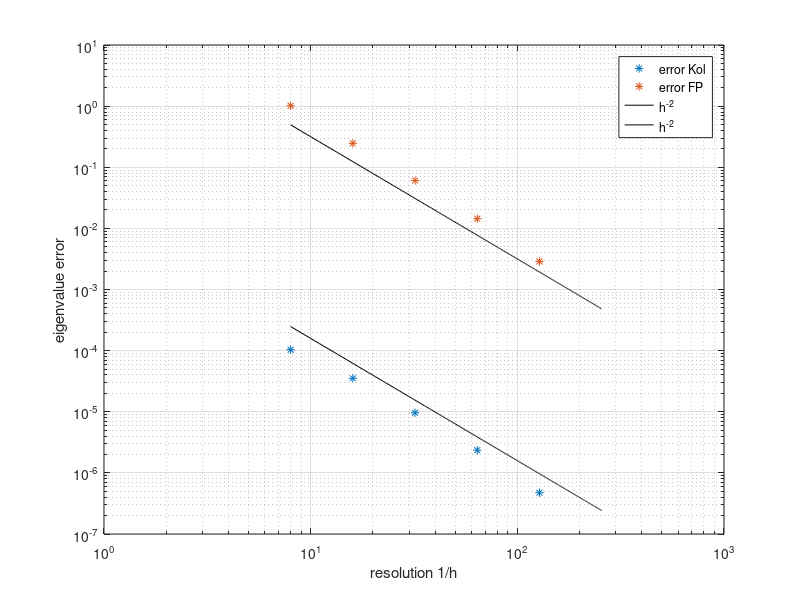

This figure's MATLAB source:
%% plot convergence study of fisrt eigenvalue of Kol operator and compare it with FP
clc;
close all;
clear;
%% for Kol operator with quadratic potential
res = [8 16 32 64 128 256];
% for P1
eigKol = [-0.5025807753019748 -0.5025124668146099 -0.5024868248664364 -0.5024795616039632 -0.5024776839320485 -0.5024772104881058];

%% for FP operator 8same potential)
% for P1
eigFP = [-1.540290361979151 -0.7731296590611344 -0.5872411113824971 -0.5410867267235467 -0.5295644369174396 -0.5266848249256644];

%% plotting
errKol = abs(eigKol - (eigKol(end))*ones(1,length(eigKol)));
loglog(res, errKol, '*');
hold on;
errFP = abs(eigFP - (eigFP(end))*ones(1,length(eigFP)));
loglog(res, errFP, '*');
hold on;
xx = res(1):0.5:res(end);
yy = xx.^(-2)*10^(1.5);
loglog (xx,yy,'k-');
yy = xx.^(-2)*10^(-1.8);
loglog (xx,yy,'k-');
grid on;
xlabel 'resolution 1/h';
ylabel 'eigenvalue error';
legend('error Kol', 'error FP', 'h^{-2}', 'h^{-2}');
